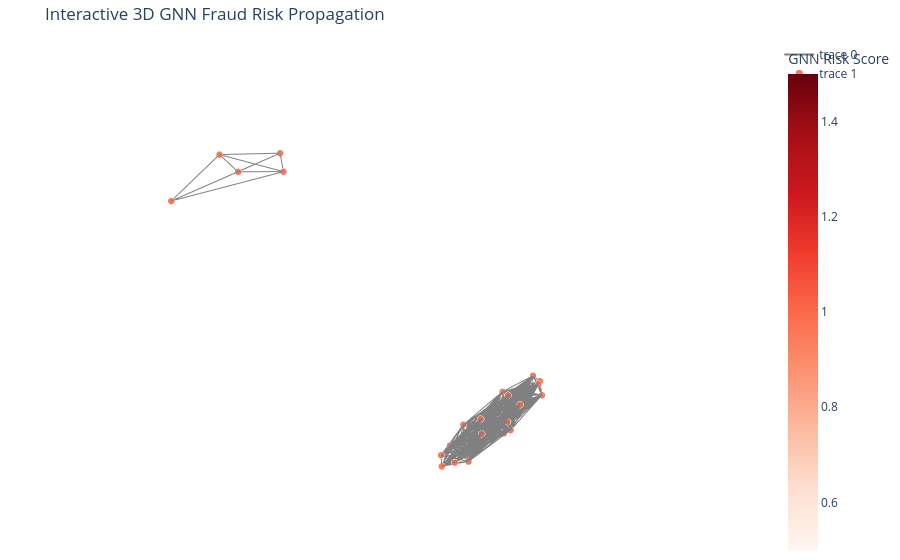

Here is the notebook cell this chart was saved with:
### Code cell
import plotly.graph_objects as go
import numpy as np

# Node positions
x = x_vals
y = y_vals
z = z_vals

# Edge coordinates
edge_x, edge_y, edge_z = [], [], []

for u, v in G.edges():
    edge_x += [pos_3d[u][0], pos_3d[v][0], None]
    edge_y += [pos_3d[u][1], pos_3d[v][1], None]
    edge_z += [pos_3d[u][2], pos_3d[v][2], None]

edge_trace = go.Scatter3d(
    x=edge_x,
    y=edge_y,
    z=edge_z,
    mode="lines",
    line=dict(color="gray", width=2),
    hoverinfo="none"
)

node_trace = go.Scatter3d(
    x=x,
    y=y,
    z=z,
    mode="markers",
    marker=dict(
        size=8 + 40 * fraud_scores,
        color=gnn_scores,
        colorscale="Reds",
        colorbar=dict(title="GNN Risk Score"),
        opacity=0.9
    ),
    text=[
        f"Tx {n}<br>Fraud score: {G.nodes[n]['fraud_score']:.4f}<br>GNN score: {G.nodes[n]['gnn_score']:.4f}"
        for n in nodes
    ],
    hoverinfo="text"
)

fig = go.Figure(data=[edge_trace, node_trace])
fig.update_layout(
    title="Interactive 3D GNN Fraud Risk Propagation",
    scene=dict(
        xaxis=dict(visible=False),
        yaxis=dict(visible=False),
        zaxis=dict(visible=False)
    ),
    margin=dict(l=0, r=0, t=40, b=0)
)

fig.show()

### Figure 1 — Plotly figure (JSON) as saved in the notebook; plotly's stock layout.template omitted (floating-point values rounded to 4 significant figures; data arrays with more than 128 entries replaced by an {"elided": "..."} marker saying what was removed)
{"data": [{"hoverinfo": "none", "line": {"color": "gray", "width": 2}, "mode": "lines", "type": "scatter3d", "x": {"elided": "930 float values"}, "y": {"elided": "930 float values"}, "z": {"elided": "930 float values"}}, {"hoverinfo": "text", "marker": {"color": [1.0, 1.0, 1.0, 1.0, 1.0, 1.0, 1.0, 1.0, 1.0, 1.0, 1.0, 1.0, 1.0, 1.0, 1.0, 1.0, 1.0, 1.0, 1.0, 1.0, 1.0, 1.0, 1.0, 1.0, 1.0, 1.0, 1.0, 1.0, 1.0, 1.0], "colorbar": {"title": {"text": "GNN Risk Score"}}, "colorscale": [[0, "rgb(255,245,240)"], [0.125, "rgb(254,224,210)"], [0.25, "rgb(252,187,161)"], [0.375, "rgb(252,146,114)"], [0.5, "rgb(251,106,74)"], [0.625, "rgb(239,59,44)"], [0.75, "rgb(203,24,29)"], [0.875, "rgb(165,15,21)"], [1, "rgb(103,0,13)"]], "opacity": 0.9, "size": [8.041, 8.042, 8.042, 8.041, 8.042, 8.044, 8.044, 8.042, 8.043, 8.042, 8.042, 8.042, 8.042, 8.042, 8.042, 8.043, 8.042, 8.042, 8.044, 8.042, 8.042, 8.042, 8.042, 8.042, 8.042, 8.043, 8.042, 8.042, 8.042, 8.042]}, "mode": "markers", "text": ["Tx 1604<br>Fraud score: 0.0010<br>GNN score: 1.0000", "Tx 331<br>Fraud score: 0.0010<br>GNN score: 1.0000", "Tx 2722<br>Fraud score: 0.0010<br>GNN score: 1.0000", "Tx 318<br>Fraud score: 0.0010<br>GNN score: 1.0000", "Tx 716<br>Fraud score: 0.0010<br>GNN score: 1.0000", "Tx 1827<br>Fraud score: 0.0011<br>GNN score: 1.0000", "Tx 1822<br>Fraud score: 0.0011<br>GNN score: 1.0000", "Tx 2386<br>Fraud score: 0.0011<br>GNN score: 1.0000", "Tx 1350<br>Fraud score: 0.0011<br>GNN score: 1.0000", "Tx 2720<br>Fraud score: 0.0011<br>GNN score: 1.0000", "Tx 712<br>Fraud score: 0.0011<br>GNN score: 1.0000", "Tx 1052<br>Fraud score: 0.0011<br>GNN score: 1.0000", "Tx 2729<br>Fraud score: 0.0011<br>GNN score: 1.0000", "Tx 310<br>Fraud score: 0.0011<br>GNN score: 1.0000", "Tx 2092<br>Fraud score: 0.0011<br>GNN score: 1.0000", "Tx 2735<br>Fraud score: 0.0011<br>GNN score: 1.0000", "Tx 726<br>Fraud score: 0.0011<br>GNN score: 1.0000", "Tx 1369<br>Fraud score: 0.0011<br>GNN score: 1.0000", "Tx 2372<br>Fraud score: 0.0011<br>GNN score: 1.0000", "Tx 293<br>Fraud score: 0.0011<br>GNN score: 1.0000", "Tx 2745<br>Fraud score: 0.0011<br>GNN score: 1.0000", "Tx 707<br>Fraud score: 0.0011<br>GNN score: 1.0000", "Tx 1057<br>Fraud score: 0.0011<br>GNN score: 1.0000", "Tx 182<br>Fraud score: 0.0011<br>GNN score: 1.0000", "Tx 2079<br>Fraud score: 0.0011<br>GNN score: 1.0000", "Tx 679<br>Fraud score: 0.0011<br>GNN score: 1.0000", "Tx 2673<br>Fraud score: 0.0011<br>GNN score: 1.0000", "Tx 1855<br>Fraud score: 0.0011<br>GNN score: 1.0000", "Tx 2678<br>Fraud score: 0.0011<br>GNN score: 1.0000", "Tx 1076<br>Fraud score: 0.0011<br>GNN score: 1.0000"], "type": "scatter3d", "x": [0.0963, 0.03548, 0.04704, 0.09793, 0.1512, -0.08724, 0.004793, -0.07376, -0.01981, 0.02732, 0.02134, 0.05283, -0.09541, 0.03491, -0.07993, 0.05822, 0.01575, 0.01494, -0.02023, -0.01696, -0.04101, -0.02075, -0.04018, 0.03651, -0.03928, -0.06984, -0.04722, -0.01973, -0.07985, 0.0567], "y": [-0.8715, -0.9953, -0.8991, -0.9884, -0.9562, 0.1584, 0.1783, 0.1369, 0.2729, 0.2085, 0.1634, 0.2299, 0.1816, 0.1286, 0.2463, 0.1812, 0.1236, 0.2268, 0.2381, 0.1241, 0.1676, 0.2467, 0.1799, 0.2467, 0.2456, 0.2105, 0.1155, 0.1174, 0.2157, 0.1664], "z": [0.9548, 0.9127, 0.8685, 1.0, 0.887, -0.1462, -0.1027, -0.2201, -0.2013, -0.2407, -0.2586, -0.1592, -0.196, -0.2006, -0.1984, -0.2023, -0.1394, -0.1262, -0.2514, -0.2417, -0.117, -0.1665, -0.262, -0.208, -0.1204, -0.2341, -0.1502, -0.1917, -0.1424, -0.1459]}], "layout": {"margin": {"b": 0, "l": 0, "r": 0, "t": 40}, "scene": {"xaxis": {"visible": false}, "yaxis": {"visible": false}, "zaxis": {"visible": false}}, "title": {"text": "Interactive 3D GNN Fraud Risk Propagation"}}}
